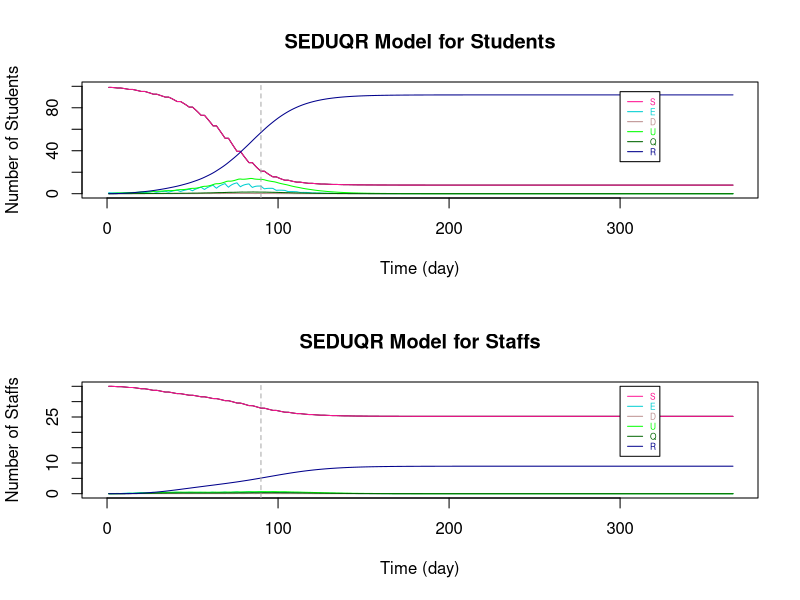

This figure's R source:
###################################################################################################################

# Parameters
Ta = matrix(c(0.512,0.8), nrow = 2) # transmissibility of student and staff
Ca = matrix(c(0.79,1), nrow = 1)  # susceptibility of student and staff
tau = c(0.54, 0.54/2)  # individual transmission rate within and outside the bubble
# set p: the transmission rate: 
p1 = Ta %*% Ca
# p = (student-student same bubble, student-student different, staff-student, student-staff, staff-staff both teaching same or different bubbles)
p = c(p1[1,1]*tau[1], p1[1,1]*tau[2], p1[2,1]*tau[2], p1[1,2]*tau[2], p1[2,2]*tau[2]) #RHO

a = 0.2  # ALPHA: rate from latent to infection
d = c(0.1,0.3) # d:probability of an infection is detectable/symptomatic for student and staff
e = 0.138 # EPSILON: the relative transmission for undetectable compared to detectable
o = 0.75  # THETA: rate of getting quanrantined 
y = 0.1 # GAMMA:recovery rate (differ by age and compartments)

r.values = c(9,3,10,3,3)  # r:contact r people (should be changing with time), in the same order as p (RHO)

T = 366
N = 10 # student number in each bubble


###################################################################################################################

# Define dataframe - students bubbles 1-10 and total staff
# Define array 
B <- matrix(rep(0), T, 7)
A <- array(rep(B), dim = c(T, 7, 11))

A[,1,] <- 10 #  S
A[,7,] <- 10 #  N
A[,1,11] <- 30  # 30 staffs are S initially
A[,7,11] <- 55 #  55 staffs in total (20 of them work from home)
A[1,,1] <- c(9,1,0,0,0,0,10)   # initials

dimnames(A) <- list(1:T, c("S","E","D","U","Q","R","N"), c(sprintf("B%d", 1:10),"Staff"))  # name the array

head(A)
da_T1 <- as.data.frame(A)

###################################################################################################################

# Set initials
S <- matrix(rep(0), T+1, 10)
E <- matrix(rep(0), T+1, 10)
D <- matrix(rep(0), T+1, 10)
U <- matrix(rep(0), T+1, 10)
Q <- matrix(rep(0), T+1, 10)
R <- matrix(rep(0), T+1, 10)
r <- matrix(rep(0), T+1, 10)

S.Staff=S1=S2=S3=S4=S5=S6=S
E.Staff=E1=E2=E3=E4=E5=E6=E
D.Staff=D1=D2=D3=D4=D5=D6=D
U.Staff=U1=U2=U3=U4=U5=U6=U
Q.Staff=Q1=Q2=Q3=Q4=Q5=Q6=Q
R.Staff=R1=R2=R3=R4=R5=R6=R
r1=r2=r3=r4=r5=r

S5.diff=S2.diff=S
E5.diff=E2.diff=E
D5.diff=D2.diff=D
U5.diff=U2.diff=U
R5.diff=R2.diff=R
r5.diff=r2.diff=r

S.Staff.change = S.Staff

# Staff replacement
Staff.School = S.Staff  
Staff.rp = S.Staff  

# Tutorial Group
S.Std_Std = S
S.Std1=S.Std2=S
S.Stf=E.Stf=D.Stf=U.Stf=Q.Stf=R.Stf=S


###################################################################################################################
# The Symbols for the Dynamic system 

# STUDENTS
# S, E, D, U, Q, R : (without subscript of numbers) TOTAL number of students in each compartment (for an individual bubble)

# S1, E1, D1, U1, Q1, R1: TOTAL number of students in each compartments with ONLY the intractions WITHIN bubbles (for an individual bubble)

# S2.diff, E2.diff, D2.diff, U2.diff, R2.diff : TOTAL number of students that are not in the specified bubble (for an individual bubble)

# S2, E2, D2, U2, Q2, R2: CHANGE of number of students in each compartments by BETWEEN-BUBBLES interactions (for an individual bubble)

# S3, E3, D3, U3, Q3, R3 : CHANGE of number of students in each compartments by their teaching staffs (for an individual bubble)

# STAFFS
# S.Staff, E.Staff, D.Staff, U.Staff, Q.Staff, R.Staff : (without subscript of numbers) TOTAL number of STAFF in each compartment (for those teaching an individual bubble)

# S4, E4, D4, U4, Q4, R4: CHANGE of number of staffs in each compartments by the students they teach (for those teaching an individual bubble)

# S5.diff, E5.diff, D5.diff, U5.diff, R5.diff : TOTAL number of staffs that are not teaching the specified bubble (for those teaching an individual bubble)

# S5, E5, D5, U5, Q5, R5 : CHANGE of number of staffs in each compartments by staffs teaching other bubbles (for those teaching an individual bubble)

# S6, E6, D6, U6, Q6, R6 : CHANGE of number of staffs in each compartments by the staffs teaching the same bubble (for those teaching an individual bubble)

# r are the number of sesceptible contacts that an infection case would contact (vary with situations)

# Staff.School : the number of staff at school of teaching each bubble

# Staff.rp : the number of staff that can come to teach the bubble that were working from home

# TUTOR GROUP

# S.Std_Std : CHANGE of number of student in tutor group by infections within tutor group

# S.Std1 : CHANGE of number of student in bubble j by infections within tutor group

# S.Std2 : CHANGE of number of student in bubble j by infections from the tutor

# S.Stf, E.Stf, D.Stf, U.Stf, Q.Stf, R.Stf : Total number of tutors being infected in tutor group j

###################################################################################################################

# i : time step start from 1 
# j : bubble number 1 to 10

for (i in 1:T){
  for (j in 1:10){  
    
    ###### For STUDENTS
    
    # initals
    S[1,j] =  da_T1[1,paste("S.B", j, sep = "")]
    E[1,j] =  da_T1[1,paste("E.B", j, sep = "")]
    D[1,j] =  da_T1[1,paste("D.B", j, sep = "")]
    U[1,j] =  da_T1[1,paste("U.B", j, sep = "")]
    Q[1,j] =  da_T1[1,paste("Q.B", j, sep = "")]
    R[1,j] =  da_T1[1,paste("R.B", j, sep = "")]
    
    # STUDENT to STUDENT in the SAME BUBBLE
    S1[1,j] =  da_T1[1,paste("S.B", j, sep = "")]
    E1[1,j] =  da_T1[1,paste("E.B", j, sep = "")]
    D1[1,j] =  da_T1[1,paste("D.B", j, sep = "")]
    U1[1,j] =  da_T1[1,paste("U.B", j, sep = "")]
    Q1[1,j] =  da_T1[1,paste("Q.B", j, sep = "")]
    R1[1,j] =  da_T1[1,paste("R.B", j, sep = "")]
    r1[1,j] =  S[1,j]  # number of contact depends on how many S in the bubble
    
    # This formula comes from the dynamic equations (in powerpoint slide 4)
    S1[i+1,j] = S[i,j] - r1[i,j]*p[1]*(D[i,j]+e*U[i,j])
    E1[i+1,j] = E[i,j] + r1[i,j]*p[1]*(D[i,j]+e*U[i,j]) - a*E[i,j]
    D1[i+1,j] = D[i,j] + a*d[1]*E[i,j] - o*D[i,j]
    U1[i+1,j] = U[i,j] + a*(1-d[1])*E[i,j] - y*U[i,j]
    Q1[i+1,j] = Q[i,j] + o*D[i,j] - y*Q[i,j]
    R1[i+1,j] = R[i,j] + y*(Q[i,j]+U[i,j])
    r1[i+1,j] = S[i,j] 
    
    
    # STUDENT to STUDENT in DIFFERENT BUBBLES #
    # number of contact for each individual in bubble j to students in other bubbles
    r2.diff[1,j] =  3  # each student in j contact 3 students in other bubbles
    r2.diff[i+1,j] = r2.diff[i,j]    
    # the total number of contacts of the students in bubble j
    m = round(r2.diff[i,j]*(S[i,j]))  # only Susceptible individuals in j might be infected by students in other bubbles
    
    # inital values of total number of students at school not in bubble j
    # (only S,E,D,U are at school, currently not considered recovery come back to school yet)
    S2.diff[1,j] = 90
    E2.diff[1,j] = 0
    D2.diff[1,j] = 0
    U2.diff[1,j] = 0
    R2.diff[1,j] = 0
    
    # Subset for S,E,D,U compartments of all bubbles 
    all.S = (c(1:ncol(da_T1)) %% 7) == 1
    all.E = (c(1:ncol(da_T1)) %% 7) == 2
    all.D = (c(1:ncol(da_T1)) %% 7) == 3
    all.U = (c(1:ncol(da_T1)) %% 7) == 4
    all.R = (c(1:ncol(da_T1)) %% 7) == 6
    
    #total number of students at school not in bubble j (and not staff: the reason of removing the last column)
    # The number of S, E, D, U at time i, different to bubble j
    S2.diff[i,j] = round(sum((da_T1[i,(all.S)][,-j])[,c(1:ncol(da_T1[i,(all.S)][,-j])-1)]))
    E2.diff[i,j] = round(sum((da_T1[i,(all.E)][,-j])[,c(1:ncol(da_T1[i,(all.E)][,-j])-1)]))
    D2.diff[i,j] = round(sum((da_T1[i,(all.D)][,-j])[,c(1:ncol(da_T1[i,(all.D)][,-j])-1)]))
    U2.diff[i,j] = round(sum((da_T1[i,(all.U)][,-j])[,c(1:ncol(da_T1[i,(all.U)][,-j])-1)]))
    R2.diff[i,j] = round(sum((da_T1[i,(all.R)][,-j])[,c(1:ncol(da_T1[i,(all.R)][,-j])-1)]))
    
    # make a list of S, E, D, U not in bubble j (the times of repeat is the number of students in each compartment)
    list = c(rep("S", S2.diff[i,j]), rep("E", E2.diff[i,j]), rep("D", D2.diff[i,j]), rep("U", U2.diff[i,j]), rep("R", R2.diff[i,j]))
    
    #count the number of S,E,D,U that students in j contacted to
    # " sample(list, m, replace = TRUE) ": Randomly select m from list
    set.seed(123)
    countS = sum((sample(list, m, replace = TRUE))=="S") # for students in bubble j: the number of contact outside bubble j are S
    countE = sum((sample(list, m, replace = TRUE))=="E") # for students in bubble j: the number of contact outside bubble j are E
    countD = sum((sample(list, m, replace = TRUE))=="D") # for students in bubble j: the number of contact outside bubble j are D
    countU = sum((sample(list, m, replace = TRUE))=="U") # for students in bubble j: the number of contact outside bubble j are U
    countR = sum((sample(list, m, replace = TRUE))=="R") # for students in bubble j: the number of contact outside bubble j are R
    
    
    # The number of change in S and E compartments by interactions from other bubbles to bubbles j (only the partial effect)
    # initial (no intractions between bubbles at time 1)
    S2[1,j] = 0
    E2[1,j] = 0
    
    # The change in S and E for bubble j only depends on the number of:
    # 1. (   susceptible students in bubble j: r1[i,j] = S[i,j]   ) and 
    # 2. (   number of detectable/symtomatic and undetectable/asymtomatic that are contacted in other bubbles: countD+e*countU   
    #                                                        -- e is because the effectiveness on D and U in infection rate are different)
    S2[i+1,j] = -p[2]*(countD+e*countU)  # Only the change because of other bubbles
    E2[i+1,j] = p[2]*(countD+e*countU)  # Only the change because of other bubbles, so those Es goes into D/U compartments are included in E1
    
    
    # STAFF to STUDENTs they teach 
    # initial - there is no change of S and E initially
    S3[1,j] = 0
    E3[1,j] = 0
    r3[1,j] = r.values[3]
    
    # The change in S and E for bubble j depends on the number of D and U of staffs
    S3[i+1,j] = - r1[i,j]*p[3]*(D.Staff[i,j]+e*U.Staff[i,j])   
    E3[i+1,j] = r1[i,j]*p[3]*(D.Staff[i,j]+e*U.Staff[i,j])  
    r3[i+1,j] =  S[i,j]
    
    
    
    ### TUTOR GROUP
    
    # STUDENTs TO STUDENTs in the same tutorial group
    
    # A tutor group contains 2 bubbles of students and a staff that is not teaching the bubbles
    # With the tutor meeting of 15mins and a typical school day of 6 hours, the time length of contact is 1/24 of that in a bubble
    # initial (S.Std_Std is the change of S in tutor group j with students in both bubble j and 11-j)
    S.Std_Std[1,] = c(rep(0,10))  # S.Std_Std : total change of students in tutor group
    S.Std1[1,] = c(rep(0,10))
    
    
    # The change of S for tutor group j with students in both bubble j and 11-j
    if (j <= 5){ # 5 tutor groups in total
      S.Std_Std[i+1,j] = - (S[i,j]+S[i,11-j])*p[1]*((D[i,j]+e*U[i,j])+(D[i,11-j]+e*U[i,11-j]))*1/24
      
      # As the change is less than 0.5, separate the new cases of infections according to the percentage of S in each bubble
      if (S[i,j]+S[i,11-j] > 0){
        S.Std1[i+1,j] = S.Std_Std[i+1,j]*S[i,j]/(S[i,j]+S[i,11-j])  # S.Std1 : total change of students in  bubble j by having tutor group
        S.Std1[i+1,11-j] = S.Std_Std[i+1,j]*S[i,11-j]/(S[i,j]+S[i,11-j])
      }
      
      else{
        S.Std1[i+1,j] = 0
        S.Std1[i+1,11-j] = 0
      }
    }
    
    else{ # avoid to count the infections twice
    }
    
    
    # STAFF TO STUDENTs in the same tutorial group
    
    # There is only 1 staff for each tutor group
    # S.Std2 : the change of studnets in bubble j by infections from the tutor
    # initial - there is no change of S and E initially
    S.Std2[1,] = c(rep(0,10)) 
    
    # The change of S for tutor group j with students in both bubble j and 11-j
    if (j <= 5){ # 5 tutor groups in total
      if (S[i,j]+S[i,11-j] > 0){
        S.Std2[i+1,j] = - ((S[i,j]+S[i,11-j])*p[3]*(D.Stf[i,j]+e*U.Stf[i,j])*1/24)*(S[i,j]/(S[i,j]+S[i,11-j]))
        S.Std2[i+1,11-j] = - ((S[i,j]+S[i,11-j])*p[3]*(D.Stf[i,j]+e*U.Stf[i,j])*1/24)*(S[i,11-j]/(S[i,j]+S[i,11-j]))
      }
      
      else{
        S.Std2[i+1,j] = 0
        S.Std2[i+1,11-j] = 0
      }
    }
    
    else{ # avoid to count the infections twice
    }
    
    
    
    # TOTAL on STUDNETS 
    if (S1[i+1,j] + S2[i+1,j] + S3[i+1,j] + S.Std1[i+1,j] + S.Std2[i+1,j] >= 0){   # The total number of S has to be >= 0
      S[i+1,j] = S1[i+1,j] + S2[i+1,j] + S3[i+1,j] + S.Std1[i+1,j] + S.Std2[i+1,j]
      E[i+1,j] = E1[i+1,j] + E2[i+1,j] + E3[i+1,j] - S.Std1[i+1,j] - S.Std2[i+1,j]
    }
    else {  # If not, S = 0, 
      #         E = previous (time step) amout of E - the same amount of students reduced in S compartment - those move to the next compartments
      S[i+1,j] = 0
      E[i+1,j] = E[i,j] - (S[i+1,j]-S[i,j]) - a*E[i,j]
    }
    
    D[i+1,j] = D1[i+1,j]
    U[i+1,j] = U1[i+1,j]
    Q[i+1,j] = Q1[i+1,j]
    R[i+1,j] = R1[i+1,j]
    
    
    ###### For STAFF
    
    # Assume there are 55 staffs in total, initially 30 of them teach students. 
    # The overall effect on STAFF (stdent -> staff  &   staff -> staff in same / different bubble)
    
    # initials
    S.Staff[1,] =  3
    E.Staff[1,] =  0
    D.Staff[1,] =  0
    U.Staff[1,] =  0
    Q.Staff[1,] =  0
    R.Staff[1,] =  0
    
    # STUDENT to STAFF
    # initials
    S4[1,j] = 0
    r4[1,j] = r.values[4]  
    
    # Only S and E compartments will change directly by the infection cause by studnets (E3 = -S3)
    S4[i+1,j] = - r4[i]*p[4]*(D[i,j]+e*U[i,j])
    r4[i+1,j] = S.Staff[i,j]
    
    
    # STAFF to STAFF (teach same bubble)
    # initials
    S6[1,j] = 0
    
    # Only S and E compartments will change directly by the infection cause by staffs teach same bubble (E6 = -S6)
    S6[i+1,j] = - r4[i]*p[5]*(D.Staff[i,j]+e*U.Staff[i,j])
    
    
    # STAFF to STAFF (teach different bubbles)
    # number of contact for each individual staff teach bubble j to the staffs teach other bubbles
    r5.diff[1,j] =  3  # each staff teach j contact 3 staffs teach other bubbles
    r5.diff[i+1,j] = r5.diff[i,j]    
    # the total number of contacts of the students in bubble j
    m.Staff = round(r5.diff[i,j]*(S.Staff[i,j]))  # only Susceptible staffs in j might be infected 
    
    # inital values of total number of staff at school not teach bubble j
    # (only S,E,D,U are at school, currently not considered recovery come back to school yet)
    S5.diff[1,] = 27
    E5.diff[1,] = 0
    D5.diff[1,] = 0
    U5.diff[1,] = 0
    R5.diff[1,] = 0
    
    # The number of S, E, D, U at time i, not teaching to bubble j
    S5.diff[i,j] = round(sum(S.Staff[i,])-S.Staff[i,j])
    E5.diff[i,j] = round(sum(E.Staff[i,])-E.Staff[i,j])
    D5.diff[i,j] = round(sum(D.Staff[i,])-D.Staff[i,j])
    U5.diff[i,j] = round(sum(U.Staff[i,])-U.Staff[i,j])
    R5.diff[i,j] = round(sum(R.Staff[i,])-R.Staff[i,j])
    
    # make a list of S, E, D, U not teach bubble j (the times of repeat is the number of staff in each compartment)
    list.Staff = c(rep("S", S5.diff[i,j]), rep("E", E5.diff[i,j]), rep("D", D5.diff[i,j]), rep("U", U5.diff[i,j]), rep("R", R5.diff[i,j]))
    
    #count the number of S,E,D,U that staffs teaching bubble j contacted to
    # " sample(list.Staff, m.Staff, replace = TRUE) ": Randomly select m.Staff from list
    set.seed(123)
    count.StaffS = sum((sample(list.Staff, m.Staff, replace = TRUE))=="S") # for students in bubble j: the number of contact outside bubble j are S
    count.StaffE = sum((sample(list.Staff, m.Staff, replace = TRUE))=="E") # for students in bubble j: the number of contact outside bubble j are E
    count.StaffD = sum((sample(list.Staff, m.Staff, replace = TRUE))=="D") # for students in bubble j: the number of contact outside bubble j are D
    count.StaffU = sum((sample(list.Staff, m.Staff, replace = TRUE))=="U") # for students in bubble j: the number of contact outside bubble j are U
    count.StaffR = sum((sample(list.Staff, m.Staff, replace = TRUE))=="R") # for students in bubble j: the number of contact outside bubble j are R
    
    # The number of change in S and E compartments by staffs teach j and other staffs contacts
    # initial (no transmission at time 1)
    S5[1,j] = 0
    
    # The change in S and E for staffs teach bubble j only depends on the number of:
    # 1. (   susceptible staffs teach bubble j: r5[i,j] = S.Staff[i,j]   ) and 
    # 2. (   number of detectable/symtomatic and undetectable/asymtomatic staffs teach other bubbles: count.StaffD+e*count.StaffU
    #                                                        -- e is because the effectiveness on D and U in infection rate are different)
    S5[i+1,j] = - p[5]*(count.StaffD+e*count.StaffU)  # Only the change because of staff teach other bubbles
    # E5 = -S5
    
    
    # TUTOR GROUP
    
    # The STUDENTS in the tutor group to STAFF
    # Assume for tutor group 1-5, the tutor is not teaching any bubbles
    # There is no staff to replace tutor if he is infected, but he will work again when he has recovered
    # initial - there is no change of S and E initially
    S.Stf[1,] = c(rep(1,5), rep(0,5)) 
    E.Stf[1,] = D.Stf[1,] = U.Stf[1,] = Q.Stf[1,] = R.Stf[1,] = rep(0,10)
    
    
    # The total number of S for staff in tutor group j 
    if (j <= 5){ # 5 tutor groups in total
      if (S.Stf[i,j] > 0){
        S.Stf[i+1,j] = S.Stf[i,j] - S.Stf[i,j]*p[4]*((D[i,j]+e*U[i,j])+(D[i,11-j]+e*U[i,11-j]))*1/24
      }
      
      else{
        S.Stf[i+1,j] = 0
      }
    }
    
    else{ # avoid to count the infections twice
      S.Stf[i+1,j] = 0
    }
    
    E.Stf[i+1,j] = E.Stf[i,j] + (S.Stf[i+1,j] - S.Stf[i,j]) - a*E.Stf[i,j]
    D.Stf[i+1,j] = D.Stf[i,j] + a*d[1]*E.Stf[i,j] - o*D.Stf[i,j]
    U.Stf[i+1,j] = U.Stf[i,j] + a*(1-d[1])*E.Stf[i,j] - y*U.Stf[i,j]
    Q.Stf[i+1,j] = Q.Stf[i,j] + o*D.Stf[i,j] - y*Q.Stf[i,j]
    R.Stf[i+1,j] = R.Stf[i,j] + y*(Q.Stf[i,j]+U.Stf[i,j])
    
    
    # TOTAL on STAFF
    # the total change of staff
    
    S.Staff.change[1,j] = 0
    S.Staff.change[i+1,j] = -(S4[i+1,j] + S5[i+1,j] + S6[i+1,j])    
    
    # With larger number in each group, remove the overlapping cases of new infection by:
    # (There might be chance an individual staff is infected by both students he teach and other staff he contact with)
    # Here, use randomly choosing to reduce the overlapping change effect
    # # # count.StaffS_overlap = - round(S3[i+1,j] + S5[i+1,j] + S6[i+1,j]) # the infected cases/the change in S (with overlap)
    
    # This formula comes from the dynamic equations (in powerpoint slide 4)
    S.Staff[i+1,j] = S.Staff[i,j] - S.Staff.change[i+1,j]
    E.Staff[i+1,j] = E.Staff[i,j] + S.Staff.change[i+1,j] - a*E.Staff[i,j]
    D.Staff[i+1,j] = D.Staff[i,j] + a*d[2]*E.Staff[i,j] - o*D.Staff[i,j]
    U.Staff[i+1,j] = U.Staff[i,j] + a*(1-d[2])*E.Staff[i,j] - y*U.Staff[i,j]
    Q.Staff[i+1,j] = Q.Staff[i,j] + o*D.Staff[i,j] - y*Q.Staff[i,j]
    R.Staff[i+1,j] = R.Staff[i,j] + y*(Q.Staff[i,j]+U.Staff[i,j])
    
    
    # STAFF replacement (remove this part to see if there is no extra staff that teaching the same course)
    # We assume initially 30 out of 55 staffs are teaching bubbles and the other 20 staffs are working from home.
    # Assume each bubble has 3 teaching staff and 2 other staffs working from home that can teach the same course.
    # If one of the staff was teaching at school is isolated, a staff that is "teaching the same course" will come back to school and teach the bubble. (within 24h)
    # When an istolated staff is recovered, he will come back to school on the next day. (within 24h)
    # If that result in more than 3 staffs teaching the bubble, let some susceptible staffs to work from home.  
    # So, each bubble will have 3 teaching staffs until there are not enough staffs available.
    
    Staff.rp[1,j] = 2  # the staff can come to teach in the next day that are working from home
    Staff.School[1,j] = 3  # total number of staffs that are teaching the bubble
    Staff.School[i,j] = S.Staff[i,j] + E.Staff[i,j] + D.Staff[i,j] + U.Staff[i,j] + R.Staff[i,j]
    
    if (Staff.School[i,j] < 3) {  # if the number of staff teaching bubble j is less than 3
      
      if ((3 - Staff.School[i,j]) <= Staff.rp[i,j]) {  # if there are enough staff to come back and teach
        S.Staff[i+1,j] = S.Staff[i+1,j] + (3 - Staff.School[i,j])
        Staff.rp[i+1,j] = Staff.rp[i,j] - (3 - Staff.School[i,j])
      }
      
      else{  # if there is not enought staff to come back and teach
        S.Staff[i+1,j] = S.Staff[i+1,j] + Staff.rp[i,j]
        Staff.rp[i+1,j] = 0
      }
    }
    
    else{  
      if (round(Staff.School[i,j]) > 3) { # if after the staff combing back from isolation, there are more than 3 staffs teaching the bubble j
        S.Staff[i+1,j] = S.Staff[i+1,j] - (Staff.School[i,j] - 3)
        Staff.rp[i+1,j] = Staff.rp[i,j] + (Staff.School[i,j] - 3)
      } 
      
      else {# if there are 3 staffs teaching the bubble j
        S.Staff[i+1,j] = S.Staff[i+1,j]
        Staff.rp[i+1,j] = Staff.rp[i,j] 
      }
    }
    
    
    
    # The change on Weekends
    # There will not be new infections from 0 A.M. on Saturday till 0 A.M. on the following Monday
    
    offschool = c(seq(0,T,7)-1,seq(0,T,7)-0)
    
    if (!is.na(match(i, setdiff(0:T,offschool))) == TRUE){  #if time i is weekday
    }
    
    else{  #if time i is weekend
      S[i+1,j] = S[i,j]
      E[i+1,j] = E[i,j] - a*E[i,j]
      
      S.Staff[i+1,j] = S.Staff[i,j]
      E.Staff[i+1,j] = E.Staff[i,j] - a*E.Staff[i,j]
      
    }
    
    # Add the results of each time step i and each bubble j of each compartments to the dataframe da_T1
    da_T1[i,paste("S.B", j, sep = "")] <- S[i,j]
    da_T1[i,paste("E.B", j, sep = "")] <- E[i,j]
    da_T1[i,paste("D.B", j, sep = "")] <- D[i,j]
    da_T1[i,paste("U.B", j, sep = "")] <- U[i,j]
    da_T1[i,paste("Q.B", j, sep = "")] <- Q[i,j]
    da_T1[i,paste("R.B", j, sep = "")] <- R[i,j]
    
    da_T1[i,paste("S.", "Staff", sep = "")] <- sum(S.Staff[i,]) + sum(S.Stf[i,])
    da_T1[i,paste("E.", "Staff", sep = "")] <- sum(E.Staff[i,]) + sum(E.Stf[i,])
    da_T1[i,paste("D.", "Staff", sep = "")] <- sum(D.Staff[i,]) + sum(D.Stf[i,])
    da_T1[i,paste("U.", "Staff", sep = "")] <- sum(U.Staff[i,]) + sum(U.Stf[i,])
    da_T1[i,paste("Q.", "Staff", sep = "")] <- sum(Q.Staff[i,]) + sum(Q.Stf[i,])
    da_T1[i,paste("R.", "Staff", sep = "")] <- sum(R.Staff[i,]) + sum(R.Stf[i,])
    
    # Sum up the total dynamic of students for all bubbles
    da_T1$S.Student[i] <- sum(S[i,])
    da_T1$E.Student[i] <- sum(E[i,])
    da_T1$D.Student[i] <- sum(D[i,])
    da_T1$U.Student[i] <- sum(U[i,])
    da_T1$Q.Student[i] <- sum(Q[i,])
    da_T1$R.Student[i] <- sum(R[i,])
    da_T1$N.Student[i] <- 100
    
  }
}

# Add extra columns 
for (i in 1:T){
  
  # total number of Staffs working from home
  da_T1$Staff.rp[i] <- sum(Staff.rp[i,])  
  
  # reproduction rate Rt
  da_T1$Rt.Student[i] <- (da_T1$E.Student[i+1] + da_T1$D.Student[i+1] + da_T1$U.Student[i+1] + da_T1$Q.Student[i+1]) / 
    (da_T1$E.Student[i] + da_T1$D.Student[i] + da_T1$U.Student[i] + da_T1$Q.Student[i])
  
  da_T1$Rt.Staff[i] <- (da_T1$E.Staff[i+1] + da_T1$D.Staff[i+1] + da_T1$U.Staff[i+1] + da_T1$Q.Staff[i+1]) / 
    (da_T1$E.Staff[i] + da_T1$D.Staff[i] + da_T1$U.Staff[i] + da_T1$Q.Staff[i])
}



###################################################################################################################
# Plot SEDUQR graphs
par(mfrow=c(2, 1), lwd=1)

# Students
X_lim <- seq(1,T,by=1)
plot(da_T1$S.Student~X_lim, pch=15, col="black", main = "SEDUQR Model for Students", type = "l", xlab = "Time (day)", ylab = "Number of Students", xlim = c(0,T), ylim = c(0,100))

lines(da_T1$S.Student, col="DeepPink", lty=1)
lines(da_T1$E.Student, col="darkTurquoise", lty=1)
lines(da_T1$D.Student, col="RosyBrown", lty=1)
lines(da_T1$U.Student, col="green", lty=1)
lines(da_T1$Q.Student, col="darkgreen", lty=1)
lines(da_T1$R.Student, col="darkblue", lty=1)

legend(300, 95 ,c("S","E","D", "U", "Q", "R"),col=c("DeepPink","darkTurquoise","RosyBrown", "green", "darkgreen", "darkblue"),
       text.col=c("DeepPink","darkTurquoise","RosyBrown", "green", "darkgreen", "darkblue"),lty=c(1,1,1,1,1,1),
       cex=0.5)

abline(v=90,col="dark grey", lty=2)

# Staffs
X_lim <- seq(1,T,by=1)
plot(da_T1$S.Staff~X_lim, pch=15, col="black", main = "SEDUQR Model for Staffs", type = "l", xlab = "Time (day)", ylab = "Number of Staffs", xlim = c(0,T), ylim = c(0,35))

lines(da_T1$S.Staff, col="DeepPink", lty=1)
lines(da_T1$E.Staff, col="darkTurquoise", lty=1)
lines(da_T1$D.Staff, col="RosyBrown", lty=1)
lines(da_T1$U.Staff, col="green", lty=1)
lines(da_T1$Q.Staff, col="darkgreen", lty=1)
lines(da_T1$R.Staff, col="darkblue", lty=1)

legend(300, 35,c("S","E","D", "U", "Q", "R"),col=c("DeepPink","darkTurquoise","RosyBrown", "green", "darkgreen", "darkblue"),
       text.col=c("DeepPink","darkTurquoise","RosyBrown", "green", "darkgreen", "darkblue"),lty=c(1,1,1,1,1,1),
       cex=0.5)

abline(v=90,col="dark grey", lty=2)
